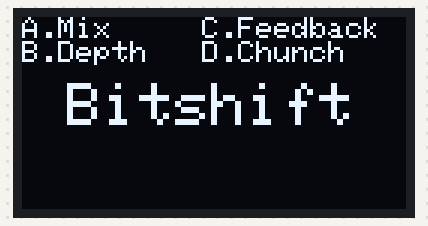
The sketch below on a simulated Arduino Uno, built with avr-gcc and run on an emulated ATmega328P. Parts: 128×64 one-colour display.

Above: at 0.1 s.

The sketch:

bitshift-display-test.ino
```cpp
#include <Arduino.h>
#include <SPI.h>
#include <Wire.h>
#include <Adafruit_GFX.h>
#include <Adafruit_SSD1306.h>

const int PIN_SCREEN_SID = 4;
const int PIN_SCREEN_SCLK = 3;
const int PIN_SCREEN_DC = 2;
const int PIN_SCREEN_RST = 1;
const int PIN_SCREEN_CS = 0;

Adafruit_SSD1306 screen(PIN_SCREEN_SID, PIN_SCREEN_SCLK, PIN_SCREEN_DC, PIN_SCREEN_RST, PIN_SCREEN_CS);

// timing
unsigned long t = 0;

void setup() {
  screen.begin(SSD1306_SWITCHCAPVCC);
  screen.clearDisplay();
  screen.setTextSize(1);
  screen.setTextColor(WHITE);
  screen.println("A.Mix     C.Feedback");
  screen.println("B.Depth   D.Chunch  ");

  screen.setCursor(15,22);
  screen.setTextSize(2);
  screen.println("Bitshift");

  screen.display();
}


void loop() {
  delay(10);
}
```
